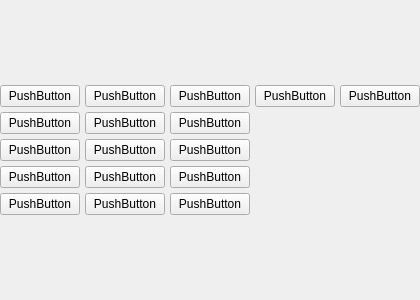
<?xml version="1.0" encoding="UTF-8"?>
<ui version="4.0">
 <class>Form</class>
 <widget class="QWidget" name="Form">
  <property name="geometry">
   <rect>
    <x>0</x>
    <y>0</y>
    <width>400</width>
    <height>300</height>
   </rect>
  </property>
  <property name="windowTitle">
   <string>Form</string>
  </property>
  <layout class="QGridLayout" name="gridLayout_2">
   <property name="leftMargin">
    <number>0</number>
   </property>
   <property name="topMargin">
    <number>0</number>
   </property>
   <property name="rightMargin">
    <number>0</number>
   </property>
   <property name="bottomMargin">
    <number>0</number>
   </property>
   <property name="spacing">
    <number>0</number>
   </property>
   <item row="0" column="0">
    <layout class="QGridLayout" name="gridLayout">
     <property name="spacing">
      <number>5</number>
     </property>
     <item row="0" column="2">
      <widget class="QPushButton" name="pushButton_5">
       <property name="text">
        <string>PushButton</string>
       </property>
      </widget>
     </item>
     <item row="4" column="0">
      <widget class="QPushButton" name="pushButton_11">
       <property name="text">
        <string>PushButton</string>
       </property>
      </widget>
     </item>
     <item row="2" column="0">
      <widget class="QPushButton" name="pushButton_7">
       <property name="text">
        <string>PushButton</string>
       </property>
      </widget>
     </item>
     <item row="4" column="2">
      <widget class="QPushButton" name="pushButton_15">
       <property name="text">
        <string>PushButton</string>
       </property>
      </widget>
     </item>
     <item row="2" column="2">
      <widget class="QPushButton" name="pushButton_9">
       <property name="text">
        <string>PushButton</string>
       </property>
      </widget>
     </item>
     <item row="3" column="1">
      <widget class="QPushButton" name="pushButton_12">
       <property name="text">
        <string>PushButton</string>
       </property>
      </widget>
     </item>
     <item row="1" column="0">
      <widget class="QPushButton" name="pushButton_2">
       <property name="text">
        <string>PushButton</string>
       </property>
      </widget>
     </item>
     <item row="0" column="1">
      <widget class="QPushButton" name="pushButton_4">
       <property name="text">
        <string>PushButton</string>
       </property>
      </widget>
     </item>
     <item row="4" column="1">
      <widget class="QPushButton" name="pushButton_14">
       <property name="text">
        <string>PushButton</string>
       </property>
      </widget>
     </item>
     <item row="1" column="1">
      <widget class="QPushButton" name="pushButton_3">
       <property name="text">
        <string>PushButton</string>
       </property>
      </widget>
     </item>
     <item row="2" column="1">
      <widget class="QPushButton" name="pushButton_8">
       <property name="text">
        <string>PushButton</string>
       </property>
      </widget>
     </item>
     <item row="0" column="0">
      <widget class="QPushButton" name="pushButton">
       <property name="text">
        <string>PushButton</string>
       </property>
      </widget>
     </item>
     <item row="3" column="0">
      <widget class="QPushButton" name="pushButton_10">
       <property name="text">
        <string>PushButton</string>
       </property>
      </widget>
     </item>
     <item row="3" column="2">
      <widget class="QPushButton" name="pushButton_13">
       <property name="text">
        <string>PushButton</string>
       </property>
      </widget>
     </item>
     <item row="0" column="3">
      <widget class="QPushButton" name="pushButton_16">
       <property name="text">
        <string>PushButton</string>
       </property>
      </widget>
     </item>
     <item row="1" column="2">
      <widget class="QPushButton" name="pushButton_6">
       <property name="text">
        <string>PushButton</string>
       </property>
      </widget>
     </item>
     <item row="0" column="4">
      <widget class="QPushButton" name="pushButton_17">
       <property name="text">
        <string>PushButton</string>
       </property>
      </widget>
     </item>
    </layout>
   </item>
  </layout>
 </widget>
 <resources/>
 <connections/>
</ui>
